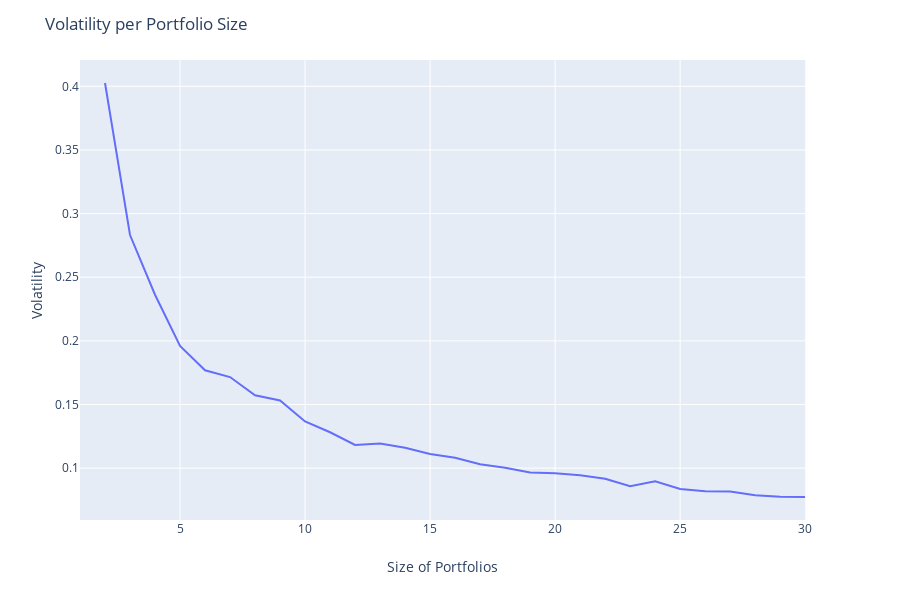

Notebook code cell kept with this figure:
### Code cell
# For interactive graph uncomment this part and run.
# This will only be shown at the github repo
fig = px.line(df2, x=df2.index, y="Volatility")
fig.update_layout(title='Volatility per Portfolio Size',
                   xaxis_title='Size of Portfolios',
                   yaxis_title='Volatility')
fig.show()

### Figure 1 — Plotly figure (JSON) as saved in the notebook; plotly's stock layout.template omitted (floating-point values rounded to 4 significant figures)
{"data": [{"hoverlabel": {"namelength": 0}, "hovertemplate": "x=%{x}<br>Volatility=%{y}", "legendgroup": "", "line": {"color": "#636efa", "dash": "solid"}, "mode": "lines", "name": "", "showlegend": false, "type": "scatter", "x": [1, 2, 3, 4, 5, 6, 7, 8, 9, 10, 11, 12, 13, 14, 15, 16, 17, 18, 19, 20, 21, 22, 23, 24, 25, 26, 27, 28, 29, 30], "xaxis": "x", "y": [null, 0.4026, 0.2831, 0.2362, 0.196, 0.1768, 0.1716, 0.1572, 0.1531, 0.1366, 0.1282, 0.1182, 0.1193, 0.116, 0.1111, 0.1081, 0.1031, 0.1002, 0.09658, 0.096, 0.09449, 0.09164, 0.08576, 0.0897, 0.08356, 0.08175, 0.08168, 0.07877, 0.07746, 0.07732], "yaxis": "y"}], "layout": {"height": 600, "legend": {"tracegroupgap": 0}, "margin": {"t": 60}, "title": {"text": "Volatility per Portfolio Size"}, "xaxis": {"anchor": "y", "domain": [0, 0.98], "title": {"text": "Size of Portfolios"}}, "yaxis": {"anchor": "x", "domain": [0, 1], "title": {"text": "Volatility"}}}}
